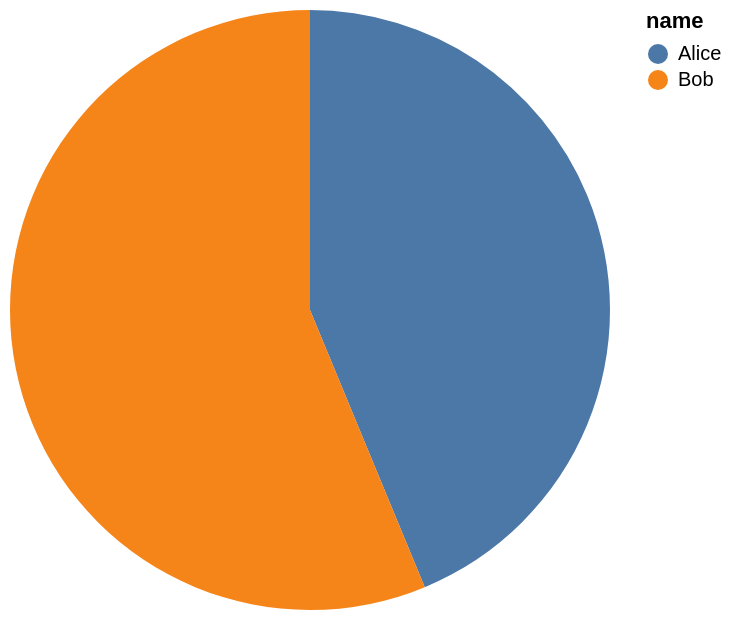

Source (Vega-Lite JSON):
### Vega-Lite specification from a JSON file in a GitHub repository (floating-point values rounded to 4 significant figures)
{"data": {"values": [{"x_data": "Alice", "y_data": 35}, {"x_data": "Bob", "y_data": 45}]}, "mark": "arc", "encoding": {"theta": {"field": "y_data", "type": "quantitative", "title": "age"}, "color": {"field": "x_data", "type": "nominal", "title": "name"}}}
